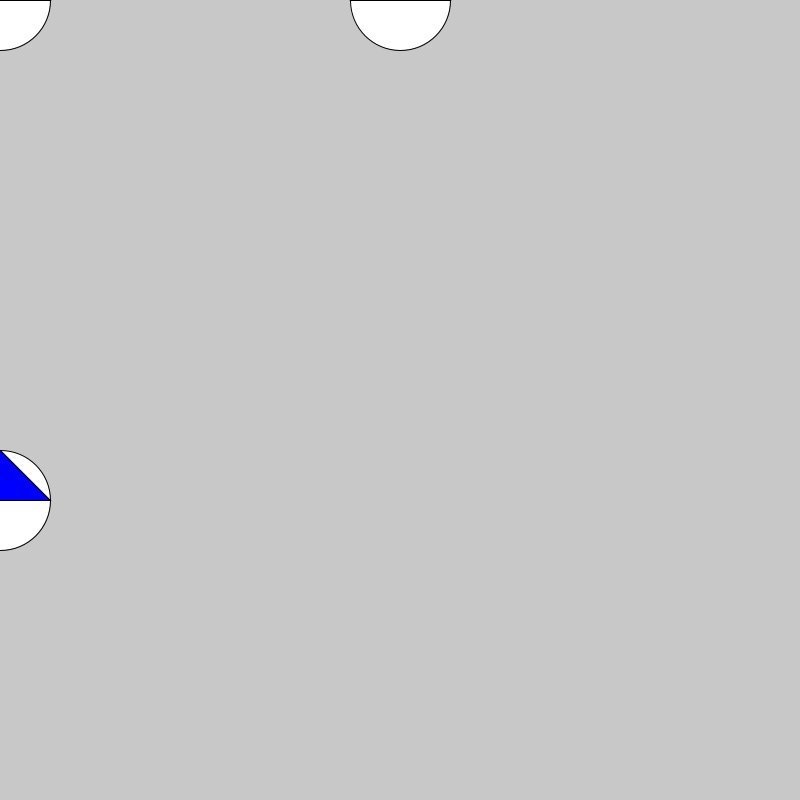
Frame 1 (no input)
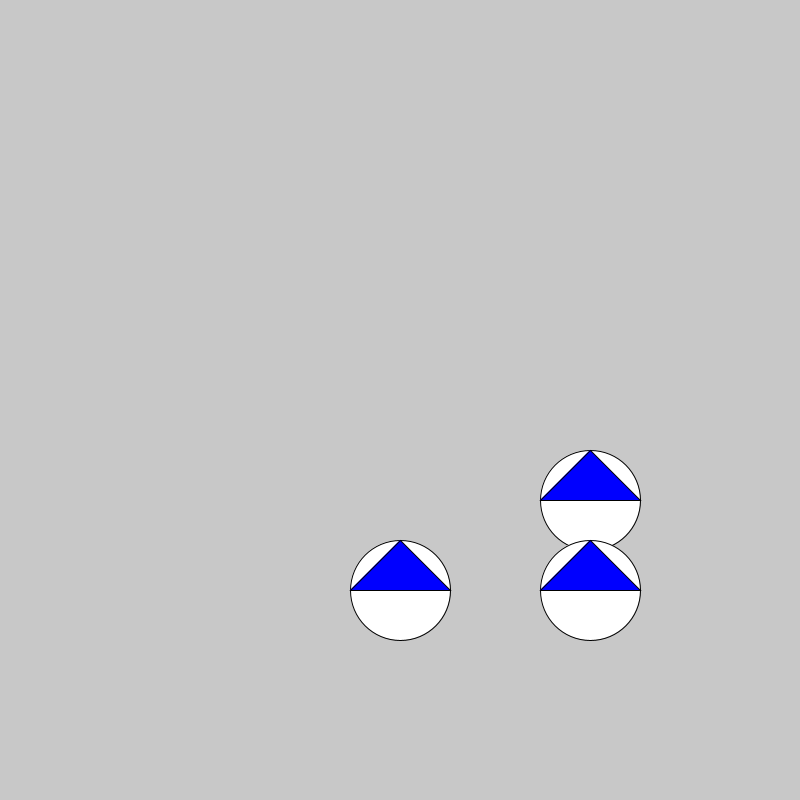
Frame 60 (the mouse pressed at the canvas centre just before this capture)
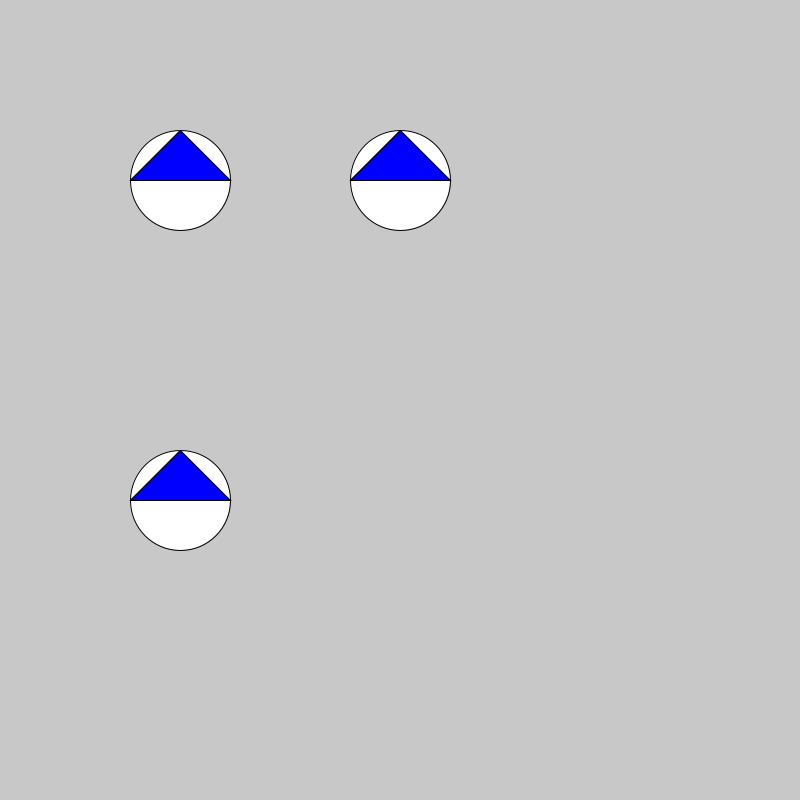
Frame 120 (the mouse held since frame 60 and released just before this capture)

The Processing sketch that drew these frames (run headless with seeded random() and noise(); from frame 60 on, the mouse is pressed at the canvas centre):

// Processing sketch: sketch_260219a
// ── sketch_260219a.pde

int EggX,EggY;

void setup(){
  size(800,800);
  EggX = 0;
  EggY = 0;
}

void draw(){
  background(200);
  Egg(EggX,500);
  Egg(400,EggY);
  Egg(EggX,EggY);
  EggY = EggY + 10;
  EggX = EggX + 10;
  if (EggX > 900){
    EggX = -100;
  }
  if (EggY > 900){
    EggY = -100;
  }
}

void Egg(int x,int y){
  pushMatrix();
  translate(x,y);
  fill(255);
  ellipse(0,0,100,100);
  fill(0,0,255);
  triangle(-50,0,50,0,0,-50);
  popMatrix();
}
